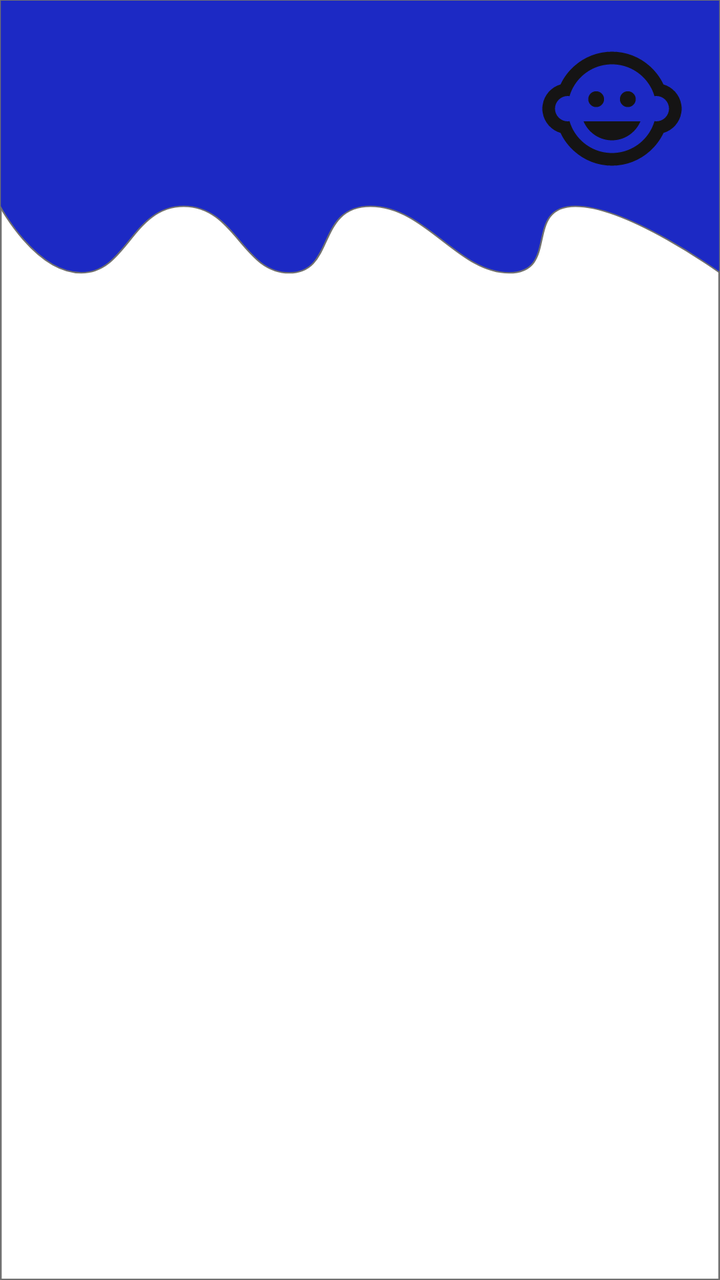
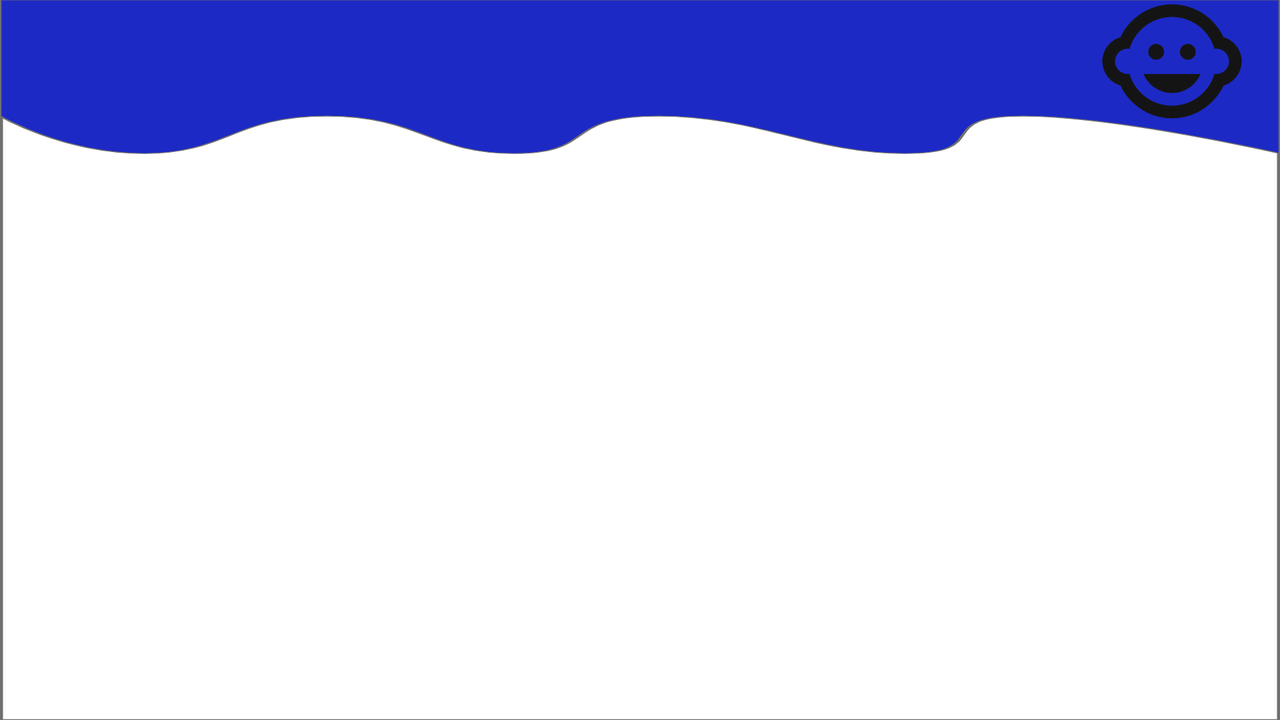

Two renders of one Android screen. The first uses the default layout on a phone; the second uses the alternative layout the repository ships for a different screen configuration, on a matching device. The two XML files are below.
<!-- AndroidManifest.xml: application theme Theme.Candles_Guardian -->
<!-- res/layout/fragment_childern_list.xml -->
<?xml version="1.0" encoding="utf-8"?>
<layout xmlns:android="http://schemas.android.com/apk/res/android"
    xmlns:app="http://schemas.android.com/apk/res-auto"
    xmlns:tools="http://schemas.android.com/tools">

    <data>
        <variable
            name="user"
            type="com.example.candles_guardian.pojo.User" />
    </data>

    <androidx.constraintlayout.widget.ConstraintLayout
        android:layout_width="match_parent"
        android:layout_height="match_parent"
        android:background="@drawable/bg"
        tools:context=".representation.ui.childern_list.ChildernListFragment">

        <ProgressBar
            android:id="@+id/progressBar"
            android:layout_width="wrap_content"
            android:layout_height="wrap_content"
            android:visibility="gone"
            app:layout_constraintBottom_toBottomOf="parent"
            app:layout_constraintLeft_toLeftOf="parent"
            app:layout_constraintRight_toRightOf="parent"
            app:layout_constraintTop_toTopOf="parent" />

        <ImageView
            android:id="@+id/graudianImge"
            android:layout_width="76dp"
            android:layout_height="78dp"
            android:layout_marginEnd="16dp"
            android:src="@drawable/ic_childern_list"
            app:layout_constraintBottom_toTopOf="@+id/guideline2"
            app:layout_constraintRight_toRightOf="parent"
            app:layout_constraintTop_toTopOf="parent"
            app:layout_constraintVertical_bias="0.219"
            tools:ignore="ImageContrastCheck"
            android:contentDescription="graudianImge" />

        <TextView
            android:id="@+id/graudianName"
            android:layout_width="wrap_content"
            android:layout_height="wrap_content"
            android:layout_marginTop="4dp"
            android:layout_marginRight="4dp"
            android:ellipsize="end"
            android:fontFamily="casual"
            android:text="@{user.userName}"
            android:textColor="@color/white"
            android:textSize="18sp"
            app:layout_constraintRight_toLeftOf="@id/graudianImge"
            app:layout_constraintTop_toTopOf="@id/graudianImge" />

        <TextView
            android:id="@+id/graudianTitle"
            android:layout_width="wrap_content"
            android:layout_height="wrap_content"
            android:fontFamily="casual"
            android:text="@{user.usertype}"
            android:textColor="@color/white"
            android:textSize="18sp"
            app:layout_constraintBottom_toBottomOf="@+id/graudianImge"
            app:layout_constraintRight_toRightOf="@id/graudianName"
            app:layout_constraintTop_toBottomOf="@id/graudianName" />


        <androidx.recyclerview.widget.RecyclerView
            android:id="@+id/childernRv"
            android:layout_width="0dp"
            android:layout_height="0dp"
            android:contentDescription="@string/childernrv"
            app:layout_constraintBottom_toBottomOf="parent"
            app:layout_constraintEnd_toEndOf="parent"
            app:layout_constraintStart_toStartOf="parent"
            app:layout_constraintTop_toBottomOf="@id/guideline2"
             />
        <androidx.constraintlayout.widget.Guideline
            android:id="@+id/guideline2"
            android:layout_width="wrap_content"
            android:layout_height="wrap_content"
            android:orientation="horizontal"
            app:layout_constraintGuide_percent="0.23" />
    </androidx.constraintlayout.widget.ConstraintLayout>
</layout>
<!-- resources referenced by this layout -->
<resources>
  <color name="white">#FFFFFFFF</color>
  <!-- drawable bg (drawable) -->
  <vector android:autoMirrored="true" android:height="926dp"
      android:viewportHeight="926" android:viewportWidth="428"
      android:width="428dp" xmlns:android="http://schemas.android.com/apk/res/android">
      <group>
          <clip-path android:pathData="M0,0h428v926h-428z"/>
          <path android:fillColor="#fff" android:pathData="M0,0h428v926h-428z"/>
          <path android:fillColor="#fff"
              android:pathData="M0,0h428v926h-428z"
              android:strokeColor="#00000000" android:strokeWidth="1"/>
          <path android:fillColor="#00000000"
              android:pathData="M0.5,0.5h427v925h-427z"
              android:strokeColor="#707070" android:strokeWidth="1"/>
          <path android:fillColor="#1c29c4"
              android:pathData="M0,0h428v197.4S373.381,149.256 342.042,149.256s-8.954,48.147 -39.4,48.147 -49.695,-48.147 -82.377,-48.147 -20.594,48.147 -48.351,48.147 -31.787,-48.147 -62.678,-48.147 -33.577,48.147 -60.887,48.147 -48.351,-48.147 -48.351,-48.147Z"
              android:strokeColor="#707070" android:strokeWidth="1"/>
      </group>
  </vector>
  <!-- drawable ic_childern_list (drawable) -->
  <vector android:height="24dp" android:tint="#151414"
      android:viewportHeight="24" android:viewportWidth="24"
      android:width="24dp" xmlns:android="http://schemas.android.com/apk/res/android">
      <path android:fillColor="@android:color/white" android:pathData="M14.5,10.5m-1.25,0a1.25,1.25 0,1 1,2.5 0a1.25,1.25 0,1 1,-2.5 0"/>
      <path android:fillColor="@android:color/white" android:pathData="M9.5,10.5m-1.25,0a1.25,1.25 0,1 1,2.5 0a1.25,1.25 0,1 1,-2.5 0"/>
      <path android:fillColor="@android:color/white" android:pathData="M22.94,12.66c0.04,-0.21 0.06,-0.43 0.06,-0.66s-0.02,-0.45 -0.06,-0.66c-0.25,-1.51 -1.36,-2.74 -2.81,-3.17 -0.53,-1.12 -1.28,-2.1 -2.19,-2.91C16.36,3.85 14.28,3 12,3s-4.36,0.85 -5.94,2.26c-0.92,0.81 -1.67,1.8 -2.19,2.91 -1.45,0.43 -2.56,1.65 -2.81,3.17 -0.04,0.21 -0.06,0.43 -0.06,0.66s0.02,0.45 0.06,0.66c0.25,1.51 1.36,2.74 2.81,3.17 0.52,1.11 1.27,2.09 2.17,2.89C7.62,20.14 9.71,21 12,21s4.38,-0.86 5.97,-2.28c0.9,-0.8 1.65,-1.79 2.17,-2.89 1.44,-0.43 2.55,-1.65 2.8,-3.17zM19,14c-0.1,0 -0.19,-0.02 -0.29,-0.03 -0.2,0.67 -0.49,1.29 -0.86,1.86C16.6,17.74 14.45,19 12,19s-4.6,-1.26 -5.85,-3.17c-0.37,-0.57 -0.66,-1.19 -0.86,-1.86 -0.1,0.01 -0.19,0.03 -0.29,0.03 -1.1,0 -2,-0.9 -2,-2s0.9,-2 2,-2c0.1,0 0.19,0.02 0.29,0.03 0.2,-0.67 0.49,-1.29 0.86,-1.86C7.4,6.26 9.55,5 12,5s4.6,1.26 5.85,3.17c0.37,0.57 0.66,1.19 0.86,1.86 0.1,-0.01 0.19,-0.03 0.29,-0.03 1.1,0 2,0.9 2,2s-0.9,2 -2,2zM7.5,14c0.76,1.77 2.49,3 4.5,3s3.74,-1.23 4.5,-3h-9z"/>
  </vector>
  <string name="childernrv">childernRv</string>
  <style name="Theme.Candles_Guardian" parent="Theme.MaterialComponents.DayNight.NoActionBar">
          
          <item name="colorPrimary">@color/blueBerry_500</item>
          <item name="colorPrimaryVariant">@color/blueBerry_700</item>
          <item name="colorOnPrimary">@color/white</item>
          
          <item name="colorSecondary">@color/teal_200</item>
          <item name="colorSecondaryVariant">@color/teal_700</item>
          <item name="colorOnSecondary">@color/black</item>
          
          <item name="android:statusBarColor" tools:targetApi="l">?attr/colorPrimaryVariant</item>
          
      </style>
  <color name="blueBerry_500">#6654f8</color>
  <color name="blueBerry_700">#1c29c4</color>
  <color name="teal_200">#54ccd4</color>
  <color name="teal_700">#009ba3</color>
  <color name="black">#FF000000</color>
</resources>
<!-- res/layout-land/fragment_childern_list.xml (the author's variant of the layout above) -->
<!-- drawn on the phone turned sideways -->
<?xml version="1.0" encoding="utf-8"?>
<layout xmlns:android="http://schemas.android.com/apk/res/android"
    xmlns:app="http://schemas.android.com/apk/res-auto"
    xmlns:tools="http://schemas.android.com/tools">

    <data>
        <variable
            name="user"
            type="com.example.candles_guardian.pojo.User" />
    </data>

    <androidx.constraintlayout.widget.ConstraintLayout
        android:layout_width="match_parent"
        android:layout_height="match_parent"
        android:background="@drawable/bg"
        tools:context=".representation.ui.childern_list.ChildernListFragment">

        <ProgressBar
            android:id="@+id/progressBar"
            android:layout_width="wrap_content"
            android:layout_height="wrap_content"
            android:visibility="gone"
            app:layout_constraintBottom_toBottomOf="parent"
            app:layout_constraintLeft_toLeftOf="parent"
            app:layout_constraintRight_toRightOf="parent"
            app:layout_constraintTop_toTopOf="parent" />


        <ImageView
            android:id="@+id/graudianImge"
            android:layout_width="76dp"
            android:layout_height="78dp"
            android:layout_marginRight="16dp"
            android:layout_marginBottom="45dp"
            android:src="@drawable/ic_childern_list"
            app:layout_constraintBottom_toTopOf="@+id/guideline2"
            app:layout_constraintRight_toRightOf="parent"
            app:layout_constraintTop_toTopOf="parent"
            app:layout_constraintVertical_bias="0.219" />

        <TextView
            android:id="@+id/graudianName"
            android:layout_width="wrap_content"
            android:layout_height="wrap_content"
            android:layout_marginTop="4dp"
            android:layout_marginRight="4dp"
            android:fontFamily="casual"
            android:text="@{user.userName}"
            android:textColor="@color/white"
            android:textSize="24sp"
            app:layout_constraintRight_toLeftOf="@id/graudianImge"
            app:layout_constraintTop_toTopOf="@id/graudianImge" />

        <TextView
            android:id="@+id/graudianTitle"
            android:layout_width="wrap_content"
            android:layout_height="wrap_content"
            android:layout_marginBottom="16dp"
            android:fontFamily="casual"
            android:text="@{user.usertype}"
            android:textColor="@color/white"
            android:textSize="18sp"
            app:layout_constraintBottom_toBottomOf="@+id/graudianImge"
            app:layout_constraintRight_toRightOf="@id/graudianName"
            app:layout_constraintTop_toBottomOf="@id/graudianName" />



        <androidx.recyclerview.widget.RecyclerView
            android:id="@+id/childernRv"
            android:layout_width="match_parent"
            android:layout_height="match_parent"
            android:contentDescription="@string/childernrv"
            app:layout_constraintBottom_toBottomOf="parent"
            app:layout_constraintEnd_toEndOf="parent"
            app:layout_constraintHorizontal_bias="0.0"
            app:layout_constraintStart_toStartOf="parent"
            app:layout_constraintTop_toTopOf="parent"
            app:layout_constraintVertical_bias="0.0" />
        <androidx.constraintlayout.widget.Guideline
            android:id="@+id/guideline2"
            android:layout_width="wrap_content"
            android:layout_height="wrap_content"
            android:orientation="horizontal"
            app:layout_constraintGuide_percent="0.23" />
    </androidx.constraintlayout.widget.ConstraintLayout>
</layout>
